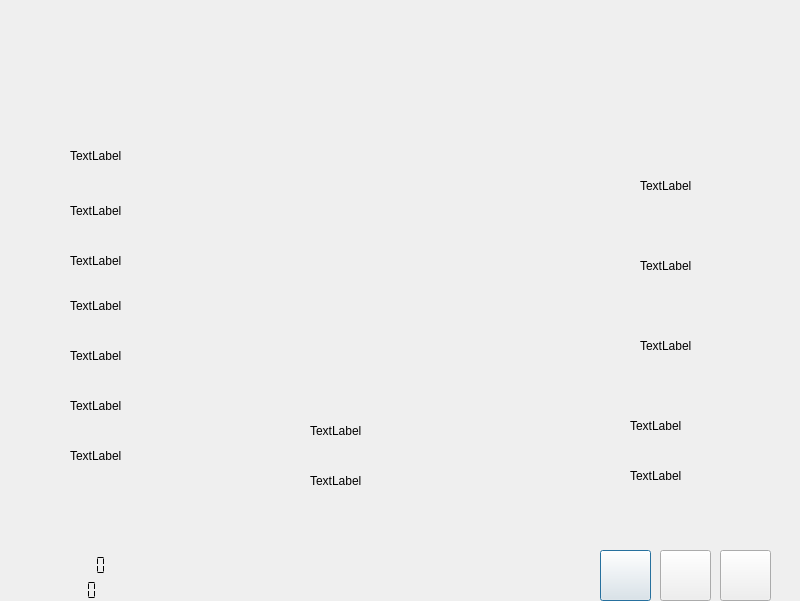
<?xml version="1.0" encoding="UTF-8"?>
<ui version="4.0">
 <class>camera</class>
 <widget class="QDialog" name="camera">
  <property name="geometry">
   <rect>
    <x>0</x>
    <y>0</y>
    <width>800</width>
    <height>601</height>
   </rect>
  </property>
  <property name="windowTitle">
   <string>Dialog</string>
  </property>
  <widget class="QLabel" name="show_label">
   <property name="geometry">
    <rect>
     <x>230</x>
     <y>140</y>
     <width>341</width>
     <height>261</height>
    </rect>
   </property>
   <property name="text">
    <string/>
   </property>
  </widget>
  <widget class="QPushButton" name="pushButton">
   <property name="geometry">
    <rect>
     <x>600</x>
     <y>550</y>
     <width>51</width>
     <height>51</height>
    </rect>
   </property>
   <property name="styleSheet">
    <string notr="true">border-image: url(:/new/prefix1/img2/myicon_setup.png);</string>
   </property>
   <property name="text">
    <string/>
   </property>
  </widget>
  <widget class="QLabel" name="label">
   <property name="geometry">
    <rect>
     <x>70</x>
     <y>140</y>
     <width>71</width>
     <height>31</height>
    </rect>
   </property>
   <property name="text">
    <string>TextLabel</string>
   </property>
  </widget>
  <widget class="QLabel" name="label_2">
   <property name="geometry">
    <rect>
     <x>70</x>
     <y>190</y>
     <width>71</width>
     <height>41</height>
    </rect>
   </property>
   <property name="text">
    <string>TextLabel</string>
   </property>
  </widget>
  <widget class="QLabel" name="label_3">
   <property name="geometry">
    <rect>
     <x>70</x>
     <y>240</y>
     <width>66</width>
     <height>41</height>
    </rect>
   </property>
   <property name="text">
    <string>TextLabel</string>
   </property>
  </widget>
  <widget class="QLabel" name="label_4">
   <property name="geometry">
    <rect>
     <x>70</x>
     <y>290</y>
     <width>66</width>
     <height>31</height>
    </rect>
   </property>
   <property name="text">
    <string>TextLabel</string>
   </property>
  </widget>
  <widget class="QLabel" name="label_6">
   <property name="geometry">
    <rect>
     <x>70</x>
     <y>340</y>
     <width>66</width>
     <height>31</height>
    </rect>
   </property>
   <property name="text">
    <string>TextLabel</string>
   </property>
  </widget>
  <widget class="QLabel" name="label_7">
   <property name="geometry">
    <rect>
     <x>70</x>
     <y>390</y>
     <width>66</width>
     <height>31</height>
    </rect>
   </property>
   <property name="text">
    <string>TextLabel</string>
   </property>
  </widget>
  <widget class="QLabel" name="label_8">
   <property name="geometry">
    <rect>
     <x>70</x>
     <y>440</y>
     <width>66</width>
     <height>31</height>
    </rect>
   </property>
   <property name="text">
    <string>TextLabel</string>
   </property>
  </widget>
  <widget class="QLabel" name="label_9">
   <property name="geometry">
    <rect>
     <x>640</x>
     <y>170</y>
     <width>66</width>
     <height>31</height>
    </rect>
   </property>
   <property name="text">
    <string>TextLabel</string>
   </property>
  </widget>
  <widget class="QLabel" name="label_10">
   <property name="geometry">
    <rect>
     <x>640</x>
     <y>250</y>
     <width>66</width>
     <height>31</height>
    </rect>
   </property>
   <property name="text">
    <string>TextLabel</string>
   </property>
  </widget>
  <widget class="QLabel" name="label_11">
   <property name="geometry">
    <rect>
     <x>640</x>
     <y>330</y>
     <width>66</width>
     <height>31</height>
    </rect>
   </property>
   <property name="text">
    <string>TextLabel</string>
   </property>
  </widget>
  <widget class="QLabel" name="label_12">
   <property name="geometry">
    <rect>
     <x>630</x>
     <y>410</y>
     <width>66</width>
     <height>31</height>
    </rect>
   </property>
   <property name="text">
    <string>TextLabel</string>
   </property>
  </widget>
  <widget class="QLabel" name="label_13">
   <property name="geometry">
    <rect>
     <x>630</x>
     <y>460</y>
     <width>66</width>
     <height>31</height>
    </rect>
   </property>
   <property name="text">
    <string>TextLabel</string>
   </property>
  </widget>
  <widget class="QLabel" name="label_14">
   <property name="geometry">
    <rect>
     <x>310</x>
     <y>410</y>
     <width>111</width>
     <height>41</height>
    </rect>
   </property>
   <property name="text">
    <string>TextLabel</string>
   </property>
  </widget>
  <widget class="QLabel" name="label_15">
   <property name="geometry">
    <rect>
     <x>310</x>
     <y>460</y>
     <width>111</width>
     <height>41</height>
    </rect>
   </property>
   <property name="text">
    <string>TextLabel</string>
   </property>
  </widget>
  <widget class="QPushButton" name="pushButton_2">
   <property name="geometry">
    <rect>
     <x>660</x>
     <y>550</y>
     <width>51</width>
     <height>51</height>
    </rect>
   </property>
   <property name="styleSheet">
    <string notr="true">border-image: url(:/new/prefix1/img2/mysetup_icon.png);</string>
   </property>
   <property name="text">
    <string/>
   </property>
  </widget>
  <widget class="QLCDNumber" name="lcdNumber_2">
   <property name="geometry">
    <rect>
     <x>10</x>
     <y>550</y>
     <width>101</width>
     <height>31</height>
    </rect>
   </property>
   <property name="frameShape">
    <enum>QFrame::NoFrame</enum>
   </property>
   <property name="digitCount">
    <number>10</number>
   </property>
   <property name="segmentStyle">
    <enum>QLCDNumber::Flat</enum>
   </property>
  </widget>
  <widget class="QLCDNumber" name="lcdNumber">
   <property name="geometry">
    <rect>
     <x>20</x>
     <y>580</y>
     <width>81</width>
     <height>21</height>
    </rect>
   </property>
   <property name="styleSheet">
    <string notr="true">selection-color: rgb(255, 0, 0);</string>
   </property>
   <property name="frameShape">
    <enum>QFrame::NoFrame</enum>
   </property>
   <property name="numDigits">
    <number>8</number>
   </property>
   <property name="digitCount">
    <number>8</number>
   </property>
   <property name="segmentStyle">
    <enum>QLCDNumber::Flat</enum>
   </property>
  </widget>
  <widget class="QPushButton" name="pushButton_3">
   <property name="geometry">
    <rect>
     <x>720</x>
     <y>550</y>
     <width>51</width>
     <height>51</height>
    </rect>
   </property>
   <property name="styleSheet">
    <string notr="true">border-image: url(:/new/prefix1/img2/laba.bmp);</string>
   </property>
   <property name="text">
    <string/>
   </property>
  </widget>
 </widget>
 <resources/>
 <connections/>
</ui>
